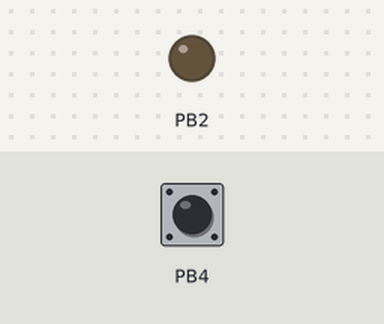
The sketch below on a simulated ATtiny85, built with avr-gcc and run on an emulated ATtiny85. Parts: output pins drawn as LEDs (lit = HIGH). Dashed ring = blinking. Inputs (shaded band) come from the test bench; at power-on: PB4 LOW. What the sketch prints to the serial monitor is not drawn.

Above: at 1.2 s.
1.3 s: PB4 driven HIGH
At 2.3 s:
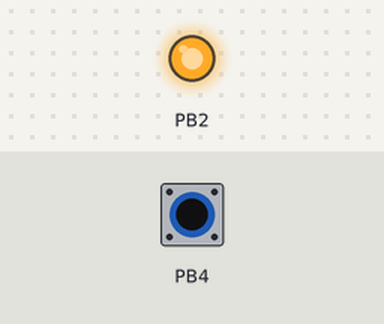
2.8 s: PB4 driven LOW
At 3.4 s:
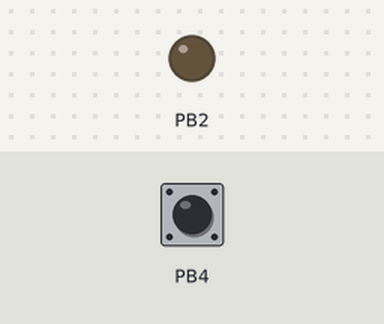
5.8 s: PB4 pulsed HIGH 5 times (0.12 s each, 0.3 s apart)
At 5.86 s:
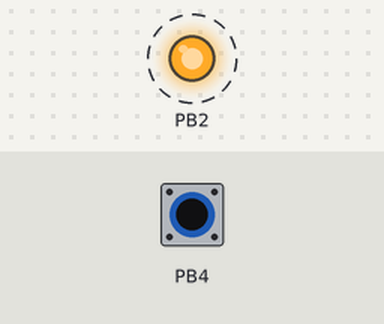
Timing chart, 0 to 8.8 s (numbered marks = the images above; inputs shaded):
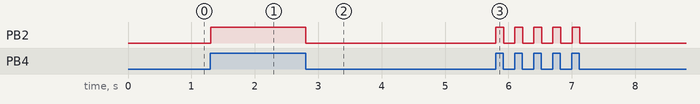

Measured:
- after the input at 1.3 s, PB2: LOW → HIGH at once
- after the input at 2.8 s, PB2: HIGH → LOW at once
- after the input at 5.8 s, PB2: alternates HIGH for 0.12 s and LOW for 0.18 s, 10 changes in all, then stays LOW, starting at once

The sketch:

PIR_Sensor_with_led_using_arduino.ino
```cpp
int a;
void setup() {
  // put your setup code here, to run once:
  Serial.begin(115200);
  pinMode(2,OUTPUT);
  pinMode(4,INPUT);

}

void loop() {
  // put your main code here, to run repeatedly:
 a= digitalRead(4);
 if(a==HIGH)
 {
  Serial.println("person detected");
  digitalWrite(2,HIGH);

 }

  else
  {
    Serial.println("person not detected");
    digitalWrite(2,LOW);

  }


}
```

DC_Motor.c
```cpp
/*
 * GccApplication1.c
 *
 * Created: 5/15/2019 1:24:11 AM
 * Author : user
 */
#ifndef F_CPU
#include <avr/io.h>
#define F_CPU 16000000UL
#endif
#include <util/delay.h>


int main(void)
{
	DDRB=0XFF;

    /* Replace with your application code */
    while (1)
    {
		PORTB=(1<<PB1);
		PORTB=(0<<PB2);
		_delay_ms(100);
		PORTB=(0<<PB1);
		PORTB=(1<<PB2);
		_delay_ms(100);


    }
}
```
